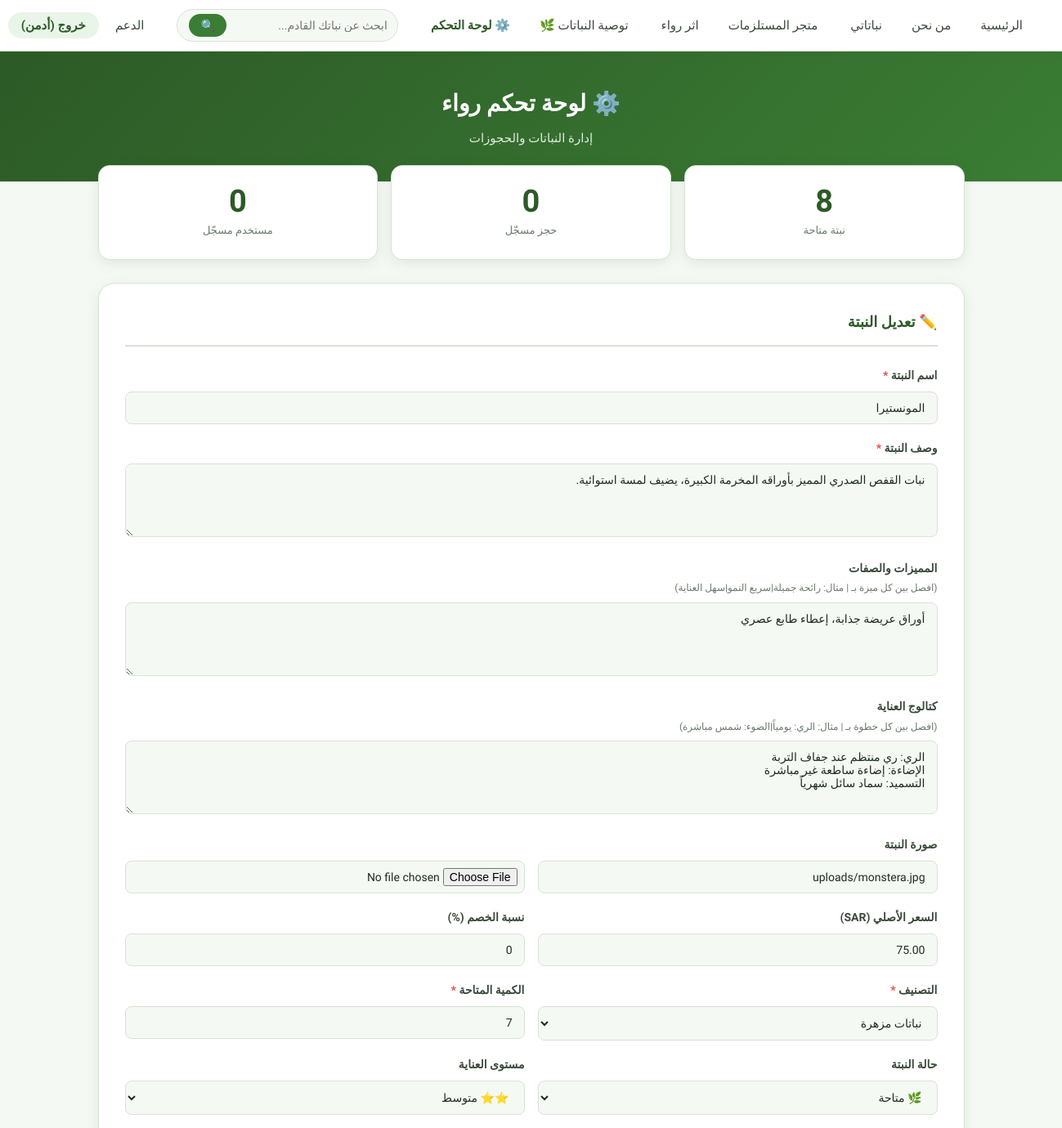
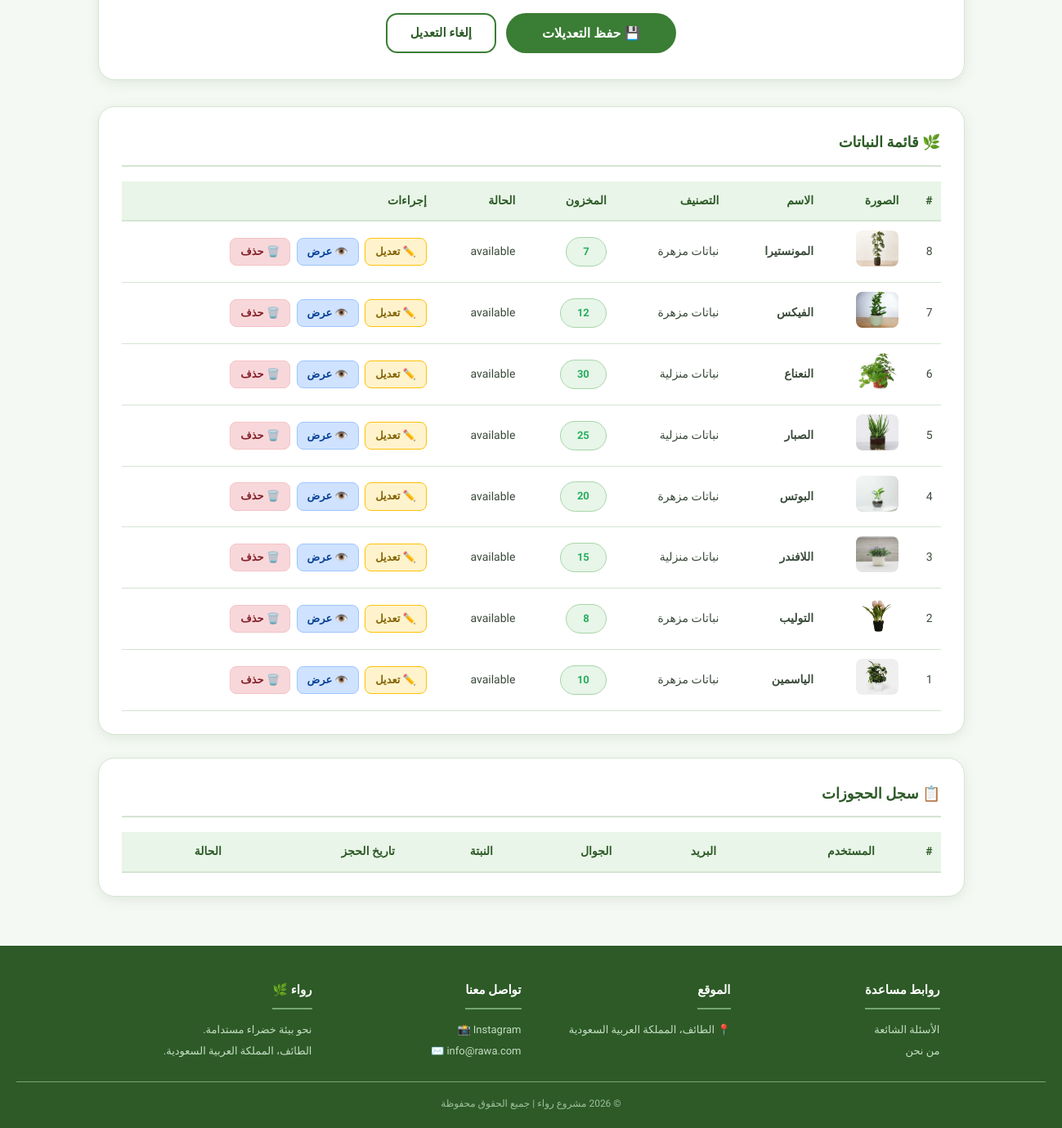
/admin.php?edit=8 (signed in), run on the app's committed database (2 pictures, top to bottom).
### tables this page shows
CREATE TABLE `offer` (
  `id` int(11) NOT NULL,
  `title` varchar(100) DEFAULT NULL,
  `image` varchar(255) DEFAULT NULL,
  `description` text DEFAULT NULL,
  `features` text DEFAULT NULL,
  `care_catalog` text DEFAULT NULL,
  `org_price` decimal(8,2) DEFAULT 0.00,
  `discount` int(11) DEFAULT 0,
  `cat_id` int(11) DEFAULT NULL,
  `user_id` int(11) DEFAULT NULL,
  `quantity` int(11) DEFAULT 0,
  `status` varchar(20) DEFAULT 'available',
  `care_level` varchar(20) DEFAULT 'easy',
  `location_type` varchar(20) DEFAULT 'indoor',
  `temp_tolerance` varchar(20) DEFAULT 'medium',
  `water_freq` varchar(20) DEFAULT 'medium',
  `creation_date` datetime DEFAULT NULL
);

CREATE TABLE `category` (
  `id` int(11) NOT NULL,
  `title` varchar(50) DEFAULT NULL,
  `creation_date` datetime DEFAULT NULL
);

### admin.php (the view, shortened to what this page needs)
<?php
require_once 'connection.php';
$editPlant   = null;
$fieldErrors = [];
$fields = [
    'offerTitle'   => '',
    'offerDesc'    => '',
    'features'     => '',
    'careCatalog'  => '',
    'originalPrice'=> '0',
    'discount'     => '0',
    'category'     => '',
    'quantity'     => '1',
    'status'       => 'available',
    'careLevel'    => 'easy',
    'imageUrl'     => '',
];
if (isset($_GET['edit']) && is_numeric($_GET['edit'])) {
    $eid = (int)$_GET['edit'];
    $er  = mysqli_fetch_assoc(mysqli_query($conn, "SELECT * FROM offer WHERE id = $eid"));
    if ($er) {
        $editPlant = $er;
        $fields['offerTitle']    = $er['title'];
        $fields['offerDesc']     = $er['description'];
        $fields['features']      = $er['features'] ?? '';
        $fields['careCatalog']   = $er['care_catalog'] ?? '';
        $fields['originalPrice'] = $er['org_price'];
        $fields['discount']      = $er['discount'];
        $fields['category']      = $er['cat_id'];
        $fields['quantity']      = $er['quantity'];
        $fields['status']        = $er['status'];
        $fields['careLevel']     = $er['care_level'];
        $fields['imageUrl']      = $er['image'] ?? '';
    }
}
$cats    = mysqli_query($conn, "SELECT * FROM category");
$plants  = mysqli_query($conn, "SELECT o.*, c.title AS cat_title FROM offer o LEFT JOIN category c ON o.cat_id=c.id ORDER BY o.id DESC");
$resCount= mysqli_fetch_assoc(mysqli_query($conn, "SELECT COUNT(*) AS cnt FROM reservation"))['cnt'];
$plantCount = mysqli_fetch_assoc(mysqli_query($conn, "SELECT COUNT(*) AS cnt FROM offer WHERE status != 'adopted'"))['cnt'];
$userCount  = mysqli_fetch_assoc(mysqli_query($conn, "SELECT COUNT(*) AS cnt FROM user WHERE is_admin=0"))['cnt'];
include 'header.php';
include 'menu.php';
?>
<div class="page-hero">
    <h1>⚙️ لوحة تحكم رواء</h1>
    <p>إدارة النباتات والحجوزات</p>
</div>
<div class="admin-wrapper">
<div class="admin-stats">
    <div class="stat-card">
        <div class="stat-num"><?php echo $plantCount; ?></div>
        <div class="stat-label">نبتة متاحة</div>
    </div>
    <div class="stat-card">
        <div class="stat-num"><?php echo $resCount; ?></div>
        <div class="stat-label">حجز مسجّل</div>
    </div>
    <div class="stat-card">
        <div class="stat-num"><?php echo $userCount; ?></div>
        <div class="stat-label">مستخدم مسجّل</div>
    </div>
</div>
<div class="admin-form-card">
    <h2><?php echo $editPlant ? '✏️ تعديل النبتة' : '➕ إضافة نبتة جديدة'; ?></h2>
    <form method="POST" action="admin.php" enctype="multipart/form-data" novalidate>
        <div class="fgroup">
            <label>اسم النبتة <span class="req">*</span></label>
            <input type="text" name="offerTitle"
                   class="<?php echo isset($fieldErrors['offerTitle']) ? 'input-invalid' : ''; ?>"
                   value="<?php echo htmlspecialchars($fields['offerTitle']); ?>"
                   placeholder="مثال: نبتة الياسمين">
        </div>
        <div class="fgroup">
            <label>وصف النبتة <span class="req">*</span></label>
            <textarea name="offerDesc"
                      class="<?php echo isset($fieldErrors['offerDesc']) ? 'input-invalid' : ''; ?>"
                      placeholder="وصف مختصر يظهر في البطاقة..."><?php echo htmlspecialchars($fields['offerDesc']); ?></textarea>
        </div>
        <div class="fgroup">
            <label>المميزات والصفات
                <span class="hint-label">(افصل بين كل ميزة بـ | مثال: رائحة جميلة|سريع النمو|سهل العناية)</span>
            </label>
            <textarea name="features" rows="3"
                      placeholder="رائحة جميلة|سريع النمو|تنقي الهواء|مناسبة للمبتدئين"><?php echo htmlspecialchars($fields['features']); ?></textarea>
        </div>
        <div class="fgroup">
            <label>كتالوج العناية
                <span class="hint-label">(افصل بين كل خطوة بـ | مثال: الري: يومياً|الضوء: شمس مباشرة)</span>
            </label>
            <textarea name="careCatalog" rows="4"
                      placeholder="الري: مرتين أسبوعياً|الضوء: ضوء غير مباشر|التربة: جيدة الصرف"><?php echo htmlspecialchars($fields['careCatalog']); ?></textarea>
        </div>
        <div class="fgroup">
            <label>صورة النبتة</label>
            <div class="frow">
                <div>
                    <input type="text" name="imageUrl"
                           value="<?php echo htmlspecialchars($fields['imageUrl']); ?>"
                           placeholder="رابط الصورة (URL) أو ارفع ملف ↓">
                </div>
                <div>
                    <input type="file" name="offerImage" accept="image/*" style="padding:8px;">
                </div>
            </div>
        </div>
        <div class="frow">
            <div class="fgroup">
                <label>السعر الأصلي (SAR)</label>
                <input type="number" name="originalPrice"
                       value="<?php echo htmlspecialchars($fields['originalPrice']); ?>"
                       placeholder="0" min="0" step="0.5">
            </div>
            <div class="fgroup">
                <label>نسبة الخصم (%)</label>
                <input type="number" name="discount"
                       value="<?php echo htmlspecialchars($fields['discount']); ?>"
                       placeholder="0" min="0" max="100">
            </div>
        </div>
        <div class="frow">
            <div class="fgroup">
                <label>التصنيف <span class="req">*</span></label>
                <select name="category"
                        class="<?php echo isset($fieldErrors['category']) ? 'input-invalid' : ''; ?>">
                    <?php
                    mysqli_data_seek($cats, 0);
                    while ($cat = mysqli_fetch_array($cats)) {
                        $sel = ($fields['category'] == $cat['id']) ? 'selected' : '';
                        echo "<option value='{$cat['id']}' $sel>" . htmlspecialchars($cat['title']) . "</option>";
                    }
                    ?>
                </select>
            </div>
            <div class="fgroup">
                <label>الكمية المتاحة <span class="req">*</span></label>
                <input type="number" name="quantity"
                       class="<?php echo isset($fieldErrors['quantity']) ? 'input-invalid' : ''; ?>"
                       value="<?php echo htmlspecialchars($fields['quantity']); ?>"
                       placeholder="0" min="0">
            </div>
        </div>
        <div class="frow">
            <div class="fgroup">
                <label>حالة النبتة</label>
                <select name="status">
                    <option value="available" <?php echo $fields['status']==='available'?'selected':''; ?>>🌿 متاحة</option>
                </select>
            </div>
            <div class="fgroup">
                <label>مستوى العناية</label>
                <select name="careLevel">
                    <option value="medium" <?php echo $fields['careLevel']==='medium'?'selected':''; ?>>⭐⭐ متوسط</option>
                </select>
            </div>
        </div>
        <div class="form-actions">
            <button type="submit" class="confirm-btn" style="width:auto;padding:12px 44px;">
                <?php echo $editPlant ? '💾 حفظ التعديلات' : '🌿 إضافة النبتة'; ?>
            </button>
            <?php if ($editPlant): ?>
            <a href="admin.php" class="back-btn">إلغاء التعديل</a>
            <?php endif; ?>
        </div>
    </form>
</div>
<div class="admin-table-card">
    <h2>🌿 قائمة النباتات</h2>
    <div style="overflow-x:auto;">
    <table class="admin-table">
        <thead>
            <tr>
                <th>#</th>
                <th>الصورة</th>
                <th>الاسم</th>
                <th>التصنيف</th>
                <th>المخزون</th>
                <th>الحالة</th>
                <th>إجراءات</th>
            </tr>
        </thead>
        <tbody>
        <?php while ($pl = mysqli_fetch_assoc($plants)): ?>
        <tr>
            <td><?php echo $pl['id']; ?></td>
            <td>
                <?php if (!empty($pl['image'])): ?>
                <img src="<?php echo htmlspecialchars($pl['image']); ?>" alt="" style="width:52px;height:44px;object-fit:cover;border-radius:8px;">
                <?php else: ?>—<?php endif; ?>
            </td>
            <td><strong><?php echo htmlspecialchars($pl['title']); ?></strong></td>
            <td><?php echo htmlspecialchars($pl['cat_title'] ?? '—'); ?></td>
            <td>
                <span class="<?php echo $pl['quantity'] > 0 ? 'stock-ok' : 'stock-empty'; ?> stock-count-badge" style="font-size:13px;">
                    <?php echo (int)$pl['quantity']; ?>
                </span>
            </td>
            <td>
                <?php
                $badges = [
                    'available'=>'<span style="color:#27ae60;">🌿 متاحة</span>',
                    'care'     =>'<span style="color:#e67e22;">⚠️ عناية</span>',
                    'reserved' =>'<span style="color:#2980b9;">⏳ محجوزة</span>',
                    'adopted'  =>'<span style="color:#7f8c8d;">✅ منتهية</span>',
                ];
                echo $badges[$pl['status']] ?? $pl['status'];
                ?>
            </td>
            <td>
                <a href="admin.php?edit=<?php echo $pl['id']; ?>" class="admin-btn-edit">✏️ تعديل</a>
                <a href="plant.php?id=<?php echo $pl['id']; ?>" class="admin-btn-view" target="_blank">👁️ عرض</a>
                <a href="admin.php?delete=<?php echo $pl['id']; ?>" class="admin-btn-del"
                   onclick="return confirm('هل تريد حذف هذه النبتة نهائياً؟')">🗑️ حذف</a>
            </td>
        </tr>
        <?php endwhile; ?>
        </tbody>
    </table>
    </div>
</div>
<div class="admin-table-card">
    <h2>📋 سجل الحجوزات</h2>
    <div style="overflow-x:auto;">
    <table class="admin-table">
        <thead>
            <tr>
                <th>#</th>
                <th>المستخدم</th>
                <th>البريد</th>
                <th>الجوال</th>
                <th>النبتة</th>
                <th>تاريخ الحجز</th>
                <th>الحالة</th>
            </tr>
        </thead>
    </table>
    </div>
</div>
</div>
<?php include 'footer.php'; ?>

### data on the page
offer: offerTitle "المونستيرا", offerDesc "نبات القفص الصدري المميز بأوراقه المخرمة الكبيرة، يضيف لمسة استوائية.", features "أوراق عريضة جذابة، إعطاء طابع عصري", careCatalog "الري: ري منتظم عند جفاف التربة الإضاءة: إضاءة ساطعة غير مباشرة التسميد: سماد سائل شهرياً", imageUrl "uploads/monstera.jpg", originalPrice "75.00", discount "0", quantity "7", status "🌿 متاحة", careLevel "⭐⭐ متوسط", id "8", image (picture), title "المونستيرا", cat.title "نباتات مزهرة", status "available"
offer: id "7", image (picture), title "الفيكس", cat.title "نباتات مزهرة", quantity "12", status "available"
offer: id "6", image (picture), title "النعناع", cat.title "نباتات منزلية", quantity "30", status "available"
offer: id "5", image (picture), title "الصبار", cat.title "نباتات منزلية", quantity "25", status "available"
offer: id "4", image (picture), title "البوتس", cat.title "نباتات مزهرة", quantity "20", status "available"
offer: id "3", image (picture), title "اللافندر", cat.title "نباتات منزلية", quantity "15", status "available"
offer: id "2", image (picture), title "التوليب", cat.title "نباتات مزهرة", quantity "8", status "available"
offer: id "1", image (picture), title "الياسمين", cat.title "نباتات مزهرة", quantity "10", status "available"

### other printed values
$_SESSION['first_name'] "أدمن"
$plantCount "8"
$resCount "0"
$userCount "0"
form field category "نباتات مزهرة"
